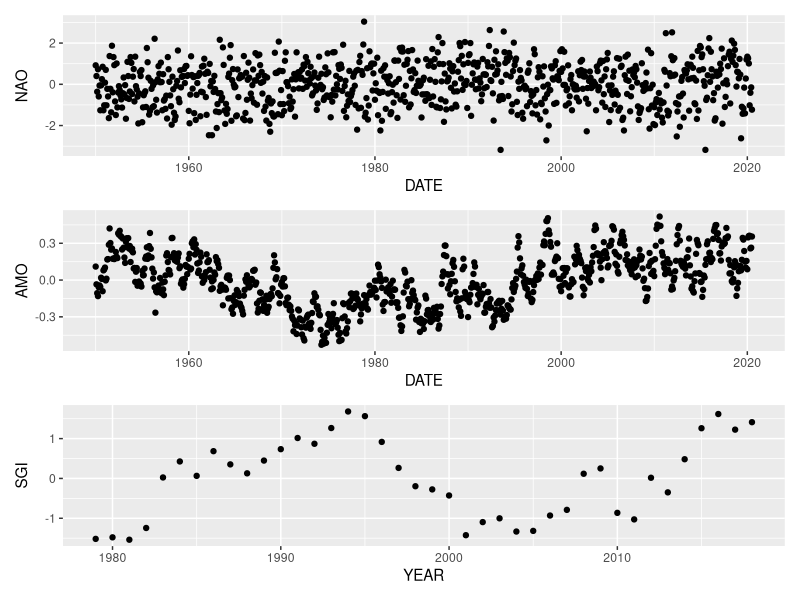

This chart was generated by the following R code:
## ---- chunk 1
knitr::opts_chunk$set(echo = TRUE)
## ---- chunk 2
require(tidyverse)
require(lubridate)

NAO <- read_csv("NAO.csv")
NAO <- NAO %>% mutate(DATE = make_date(YEAR, MONTH))

AMO <- read_csv("AMO.csv")
AMO <- AMO %>% mutate(DATE = make_date(YEAR, MONTH))

SGI <- read_csv("SGI.csv")

## ---- chunk 3
require(patchwork)

p1 <- ggplot() + geom_point(aes(x = DATE, y = VALUE), data = NAO) + ylab("NAO")
p2 <- ggplot() + geom_point(aes(x = DATE, y = VALUE), data = AMO) + ylab("AMO")
p3 <- ggplot() + geom_point(aes(x = YEAR, y = VALUE), data = SGI) + ylab("SGI")

p1 / p2 / p3
